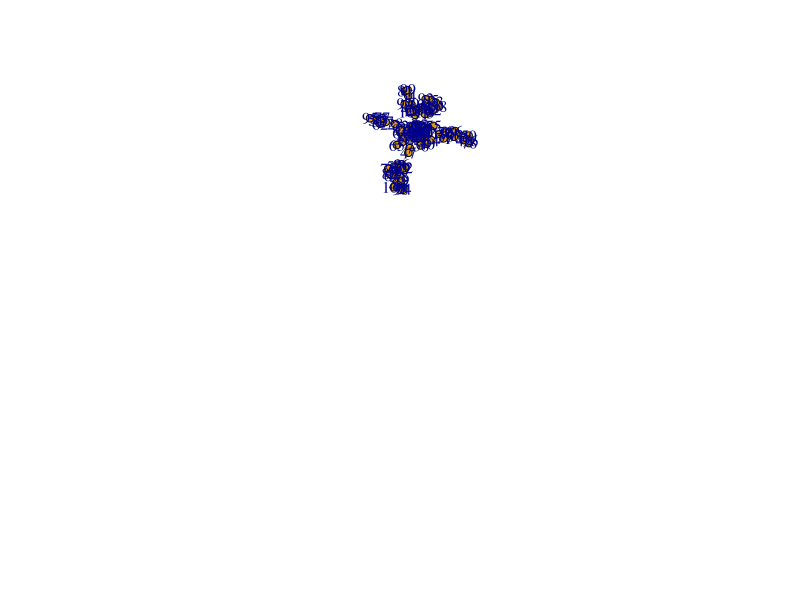
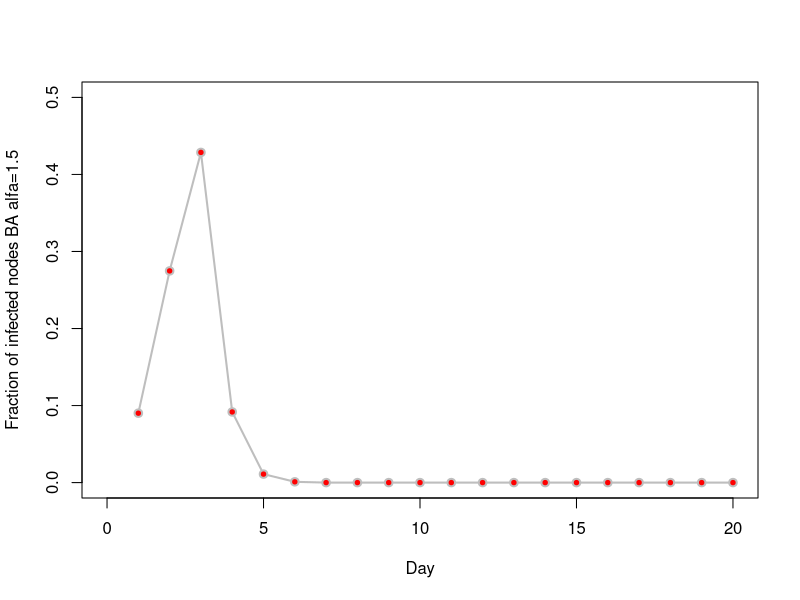
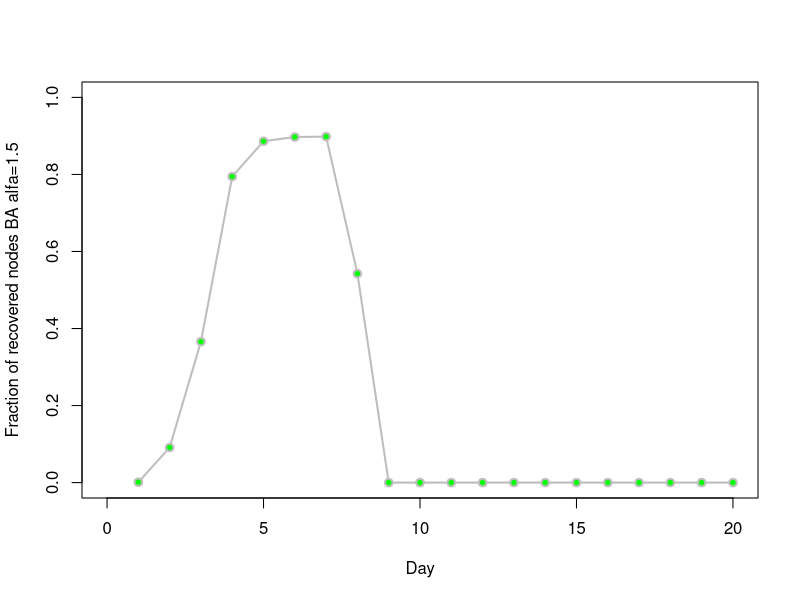
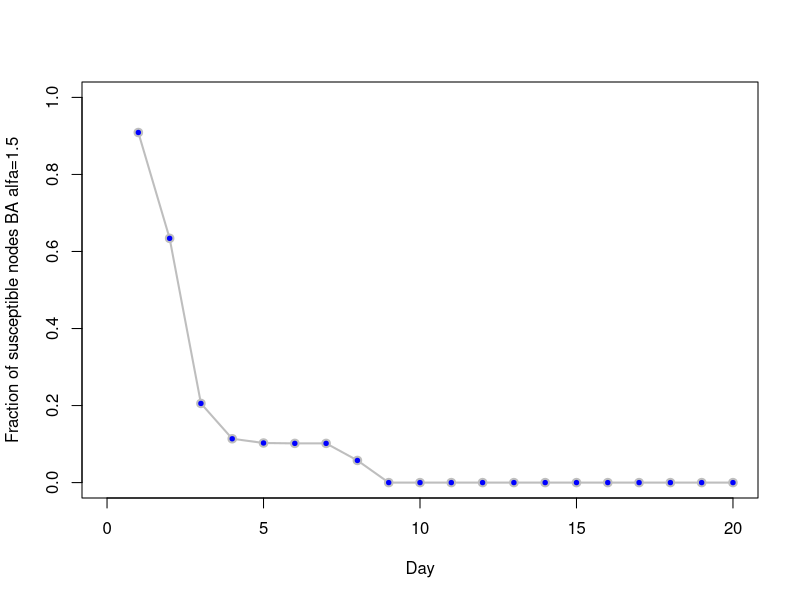

Source code (R) for these figures, in order:


rm(list=ls())
library("igraph")
#――――――――――――――――――――――――――――――――――――――――――――――
#initialize the matrix with 3 nodes
a=matrix(0,nrow=3,ncol=3)
a[2,3]=1
a[1,2]=1
a[1,3]=1
a
xulie=c(1,2, 1,3, 2,3)

for(i in 3 :100){
  a=rbind(cbind(a,rep(0,i)),rep(0,i+1))
  
  #preferential attachment
  c=apply(a,2,sum)
  d=sum(apply(a,2,sum))
  e=c/d
  x=sample(1:(length(e)-1),1,replace = T ,prob =e[1:(length(e)-1)])
  a[x,i+1]=1
  
  #Symmetric matrices
  for(k in 1:i) {
    for(m in (k+1):(i+1)){
      a[m,k]=a[k,m]
    }
  }
  xulie=c(xulie,i+1,which(a[,i+1]!=0))
  g <- graph(xulie, directed=F)
}
par(mfrow=c(2,1))
#plot(u, layout=layout.fruchterman.reingold)
plot(g, layout=layout.fruchterman.reingold)
#_______________________________________________________


closeAllConnections()
graphics.off()
rm(list=ls()) #clear all variables

library(igraph) # Load the igraph package

#### MODEL PARAMETERS ####
N = 1000; #number of nodes
av.dg = 8; #average degree
m = av.dg/2; # parameter of the BA model
q = 0.1 # rewiring probability in the WS model
p = av.dg/N # probability in the ER model

## MODELS ###
# BA network
G <- barabasi.game(N, m = av.dg/2, power=1.5, directed = FALSE)
#str = "BA"


#### SIR MODEL ####
# states: S:0 I:1 R:2
## Parameters of the SIR model
mu = 1 # probability of recovering
beta = 0.4 # probability of transmission

targetnodes = seq(1,10) # node that will be used as the seed nodes
Tmax = 20
Ninf = matrix(0,nrow = length(targetnodes), ncol = Tmax) # matrix that stores the number of infected nodes at each time step
# Ninf[i,t] yields the number of infected nodes at time t when the infection starts on i
Nrec = matrix(0,nrow = length(targetnodes), ncol = Tmax)
Nsus = matrix(0,nrow = length(targetnodes), ncol = Tmax)
for(i in targetnodes){
  vstates = matrix(0, nrow = N, ncol = 1)
  vstates[i] = 1
  vinfected = which(vstates %in% 1)
  t = 1
  # while there are infected nodes
  while(length(vinfected) > 0){ 
    vinfected = which(vstates %in% 1)
    # try to recover all infected nodes at step (t+1)
    for(j in vinfected){
      if(runif(1,0,1) <= mu){
        vstates[j] = 2
      }
    }
    # try to infect all the neighbors of infected nodes at step t
    for(j in vinfected){
      ng = neighbors(G, j)
      for(k in ng){
        if(runif(1,0,1) <= beta){
          if(vstates[k] == 0){# infect only susceptible nodes
            vstates[k] = 1
          }
        }
      }
    }
    Nsus[i, t] = length(which(vstates %in% 0))/N
    Nrec[i, t] = length(which(vstates %in% 2))/N
    Ninf[i, t] = length(which(vstates %in% 1))/N # store the fraction of infected nodes at time t
    #print(paste('t:', t, 'rhoi', length(which(vstates %in% 1))/N))
    t = t + 1
  }
}
rhoi = colMeans(Ninf) # average number if infected nodes from the result of each seed node
t = seq(1,length(rhoi)) # time steps

plot(t, rhoi, xlab = "Day", ylab = "Fraction of infected nodes BA alfa=1.5",
     col = 'gray', lwd=2,ylim = c(0,0.5), xlim = c(0,Tmax), pch = 21,  bg = "red", type="o")

avgRec = colMeans(Nrec)
t = seq(1,length(avgRec)) # time steps
plot(t, avgRec, xlab = "Day", ylab = "Fraction of recovered nodes BA alfa=1.5",
     col = 'gray', lwd=2,ylim = c(0,1), xlim = c(0,Tmax), pch = 21,  bg = "green", type="o")

avgSus = colMeans(Nsus)
t = seq(1,length(avgSus)) # time steps
plot(t, avgSus, xlab = "Day", ylab = "Fraction of susceptible nodes BA alfa=1.5",
     col = 'gray', lwd=2,ylim = c(0,1), xlim = c(0,Tmax), pch = 21,  bg = "blue", type="o")

